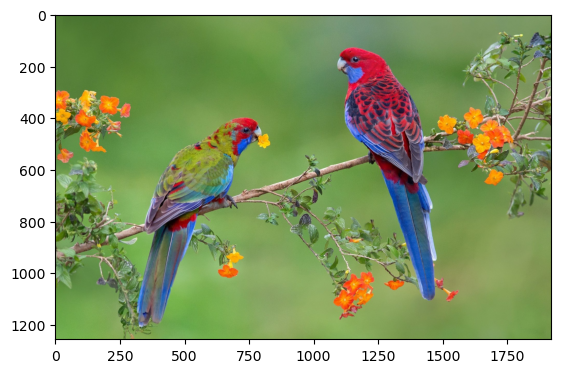
#> input picture images/parrot_rosellaMacaws_couple.png, 561 x 373 px, given in place of parrot_rosellaMacaws_couple.jpg, which was not available
$ jupyter execute image_processing.ipynb
#> lines starting #> are read from the running program, lines starting #| are printed output that depends on the picture; after the words box and inside, x2 and y2 are one past the last pixel; in counts of white or black regions, pixels touching at a corner belong together; long printed decimals are rounded; pictures that were not available may be replaced by others from this repository, and a replacement may not be noted
[cell 1]
#Image Processing using Scikit Image library

#Author: Vanshika Maheshwari

import numpy as np, matplotlib.pyplot as plt, skimage as ski

[cell 2]
#Image is simply a 2D numpy array where each value represent a pixel.abs

#most common data type for image is unsiged 8-bit, covering values from 0 to 255 for every pixel

random_image = np.random.randint(0,255, (256,256))    #random array
plt.imshow(random_image, cmap='gray')        #Here 255 is represented as "White" and 0 as "Black"

[cell 3]
x = np.arange(0,256)
y = np.ones((256,1))

gradient_im = x*y;     #creates a 256x256 image

plt.imshow(gradient_im, cmap='gray')
plt.title('Grayscale Gradient')

ax=plt.gca(); ax.yaxis.set_ticks([]);   #remove the y-axis ticks and label
ax.xaxis.set_label_text('Intensity')

[cell 4]
#Color images are 3 grayscale images stacked together - representing three channel (Red, Green, Blue)

color_im = np.zeros((256,256,3), dtype=np.uint8)
color_im[:,:,0] = gradient_im    #Red
color_im[:,:,1] = gradient_im.T  #Green

blue_value = 50    #Change this and see the color changes
color_im[:,:,2] = np.ones((256,256), dtype=np.uint8) * blue_value   #Blue

plt.imshow(color_im)
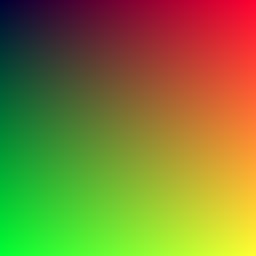
#> shown: shape (256, 256, 3); mean R, G, B 127.5, 127.5, 50

[cell 5]
#Reading an image:

p1 = plt.imread('images/parrot_rosellaMacaws_couple.jpg')
#> p1 is the input picture: shape (373, 561, 4) float32; mean R, G, B, A 0.577, 0.642, 0.471, 1

p1.shape   #It's a numpy array of 1256x1920 pixels. With 3 channels (R,G,B)

print(p1.dtype)   #np.uint8   - 8-bit Unsigned Int
#| float32
print(p1.max())   #255
#| 1.0
print(p1.min())   #0
#| 0.0

[cell 6]
plt.imshow(p1)

[cell 7]
#Displaying R,G,B channels:

fig,ax = plt.subplots(1,4)
fig.set_size_inches(16,4)

ax[0].imshow(p1)
ax[0].set_title('Original')
ax[0].xaxis.set_ticks([]); ax[0].yaxis.set_ticks([]);   #Removing ticks

ax[1].imshow(p1[:,:,0], cmap='Reds')    #0
ax[1].set_title('Red Channel')
ax[1].xaxis.set_ticks([]); ax[1].yaxis.set_ticks([]);

ax[2].imshow(p1[:,:,1], cmap='Greens')
ax[2].set_title('Green Channel')
ax[2].xaxis.set_ticks([]); ax[2].yaxis.set_ticks([]);

ax[3].imshow(p1[:,:,2], cmap='Blues')
ax[3].set_title('Blue Channel')
ax[3].xaxis.set_ticks([]); ax[3].yaxis.set_ticks([]);

[cell 8]
#Grayscale:

pg = ski.color.rgb2gray(p1)   #convert Color image to Grayscale image
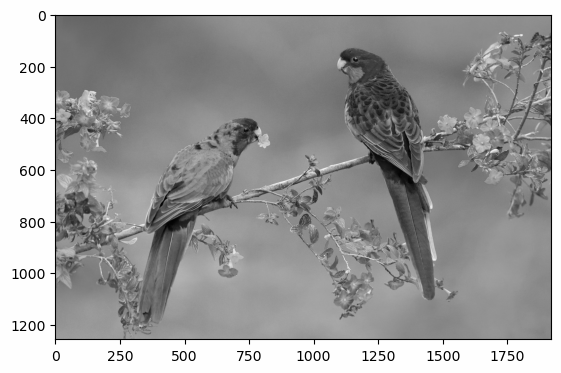
#> pg: shape (373, 561) float32; min 0, max 1, mean 0.616
pg = (pg*256).astype('uint8')   #rgb2gray converts the data type to float (0.0...1.0). We are converting the image back to uint8 (0...255)

#This converts Color images to Grayscale by taking:  0.2126 * R_chanel + 0.7152 * Green_channel + 0.0722 * Blue_Channel

#Manually converting the color image to Grayscale:
pg_manual = 0.2126 * p1[:,:,0] + 0.7152 * p1[:,:,1] + 0.0722 * p1[:,:,2]

fig,ax = plt.subplots(1,2)
fig.set_size_inches(12,5)

ax[0].imshow(pg, cmap='gray')
ax[0].set_title('Scikit-Image Grayscale')

ax[1].imshow(pg_manual, cmap='gray')
ax[1].set_title('Manually Converted Grayscale')

[cell 9]
#Thresholding - Separating foreground from background.
dahlia = plt.imread('images/flower_dahlia_orange.jpg')
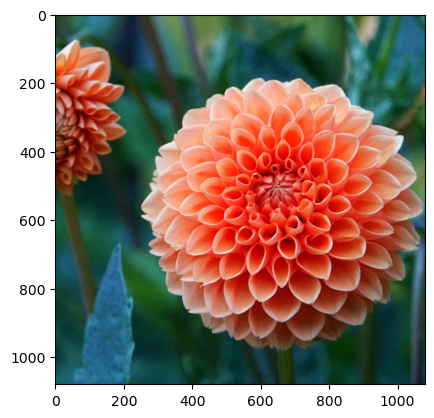
#> input picture images/flower_dahlia_orange.png, 434 x 418 px, given in place of flower_dahlia_orange.jpg, which was not available
#> dahlia is the input picture: shape (418, 434, 4) float32; mean R, G, B, A 0.57, 0.493, 0.445, 1
plt.imshow(dahlia)

#converts to grayscale:
dg = ski.color.rgb2gray(dahlia)      #we are keeping dtype as float
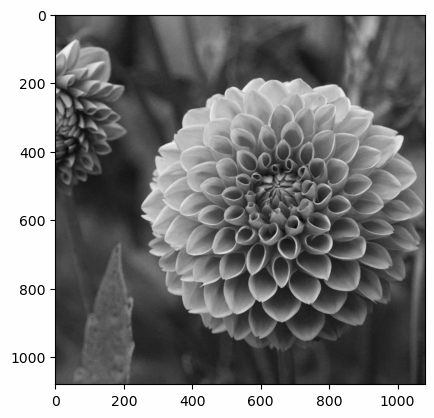
#> dg: shape (418, 434) float32; min 0, max 1, mean 0.506

plt.figure();
plt.imshow(dg, cmap='gray')

[cell 10]
#Thresholding Contd:

print(f'Max value: {dg.max()}, Min value: {dg.min()}')         #dtype is float. 0.0 represents Black, 1.0 represent White
#| Max value: 1, Min value: 0.0

threshold = 0.3
dg_threshold = dg < threshold    #Setting all pixels <threshold to 1 (White), everything else to 0 (Black)
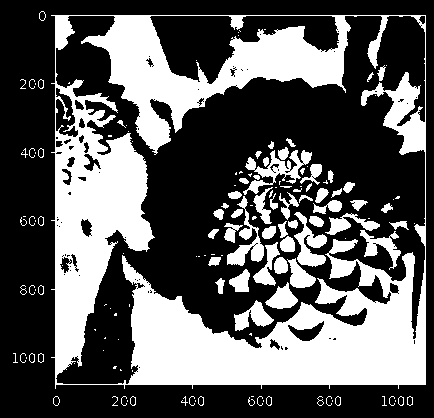
#> dg_threshold: shape (418, 434) bool; 36.3% white; 147 white regions (76 under 20 px), largest, box (x1, y1, x2, y2) and area: (51, 15, 426, 389) 55394, (243, 150, 312, 195) 1023, (227, 196, 264, 266) 825

plt.imshow(dg_threshold, cmap='gray')

[cell 11]
#Trying to find the best threshold:

#plotting the histogram (total counts of pixels with every value from 0 to 1)
plt.hist(dg.flatten(), bins=100);

#Looking at histogram, there is no obvious point to threshold on. We just have to select any point after the main peak. Maybe anything >0.4
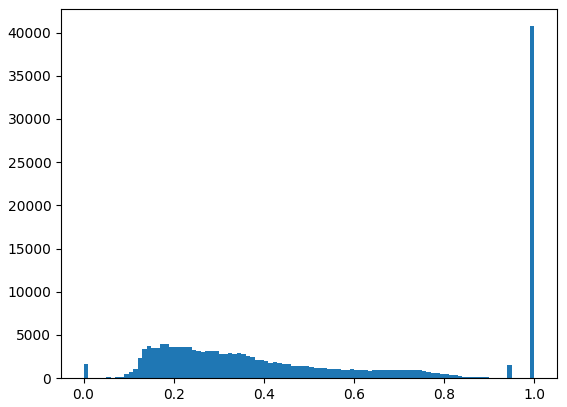
#> figure drawn by matplotlib, 1 panel; tallest bar 40736 high, from x = 0.99 to 1

[cell 12]
#Otsu thresholding:  (Refer: https://en.wikipedia.org/wiki/Otsu's_method)

otsu_threshold = ski.filters.threshold_otsu(dg);
#> otsu_threshold = 0.6
print(otsu_threshold)
#| 0.5996

plt.imshow(dg < otsu_threshold, cmap='gray')
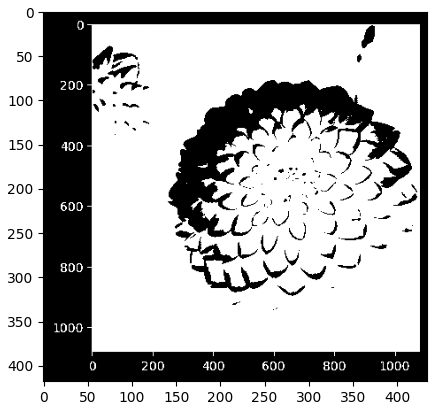
#> figure drawn by matplotlib, 1 panel

[cell 13]
#Edge Detection:

#Sobel (refer: https://en.wikipedia.org/wiki/Sobel_operator)

dg_sobel = ski.filters.sobel(dg)
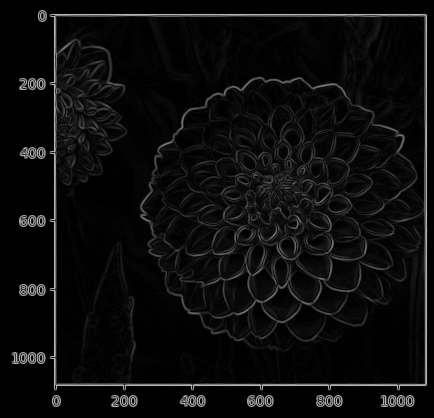
#> dg_sobel: shape (418, 434) float32; min 0, max 0.746, mean 0.0501
plt.imshow(dg_sobel, cmap='gray')

[cell 14]
#Now applying otsu thresholding:

otsu_threshold_sobel = ski.filters.threshold_otsu(dg_sobel);
#> otsu_threshold_sobel = 0.255
print(otsu_threshold_sobel)
#| 0.255

plt.imshow(dg_sobel < otsu_threshold_sobel, cmap='gray')
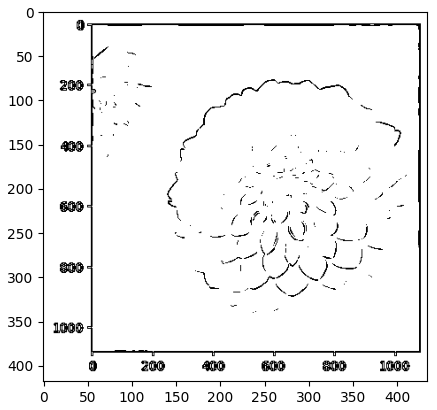
#> figure drawn by matplotlib, 1 panel

[cell 15]
#Canny Edge Detection (Refer: https://en.wikipedia.org/wiki/Canny_edge_detector)

#It automatically does edge detection and thresholding

dg_canny = ski.feature.canny(dg, sigma=2.2)
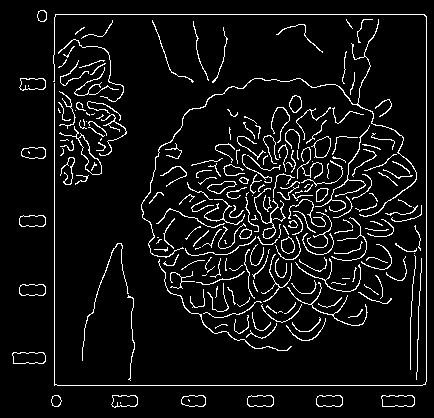
#> dg_canny: shape (418, 434) bool; 6.9% white in thin lines or dots
plt.imshow(dg_canny, cmap='gray_r')
